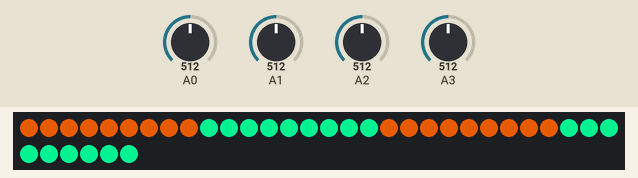
A sketch run on a simulated Arduino Leonardo, built with avr-gcc and run on an emulated ATmega32U4. Parts: 36 RGB LEDs in strip order, left to right, continuing on the next row. The inputs (shaded band) are chosen by the test bench; at power-on: A0 = 512, A1 = 512, A2 = 512, A3 = 512. Dim RGB values are drawn brighter than linear; USB keyboard and mouse output is not drawn.

Above: at 5.4 s.
5.5 s: A0 set to 30
At 6.1 s:
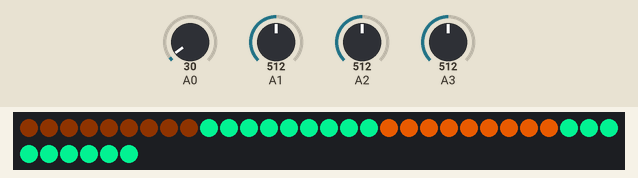
7.1 s: A1 set to 30
At 8.4 s:
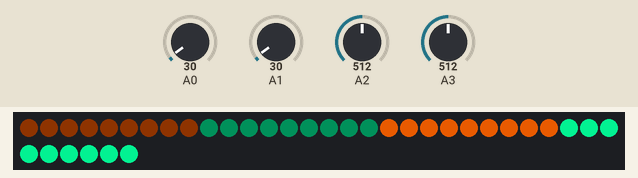
8.7 s: A2 set to 30
At 9.7 s:
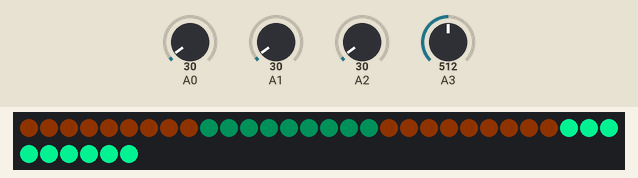
10.3 s: A3 set to 30
At 10.9 s:
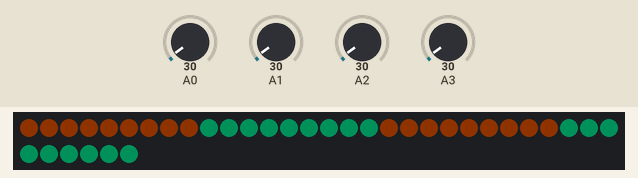
11.9 s: A0 set to 210
At 13.0 s:
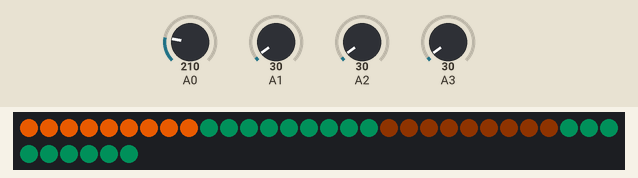
13.4 s: A1 set to 210
At 14.1 s:
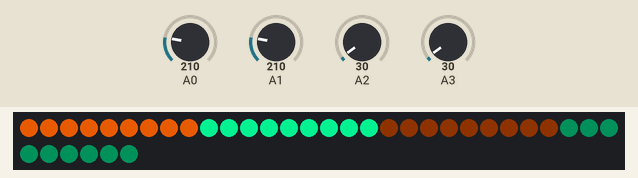
Timing chart, 0 to 15.9 s (numbered marks = the images above; inputs shaded):
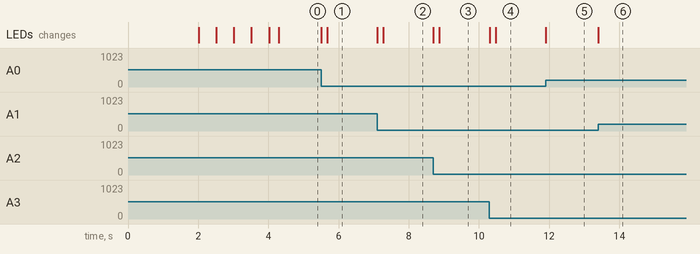

Measured:
- after the input at 7.1 s, the LEDs: first change at once (image 2 shows a later state)
- after the input at 10.3 s, the LEDs: first change at once (image 4 shows a later state)
- after the input at 11.9 s, the LEDs: change at once (image 5)
- after the input at 13.4 s, the LEDs: change at once (image 6)

The sketch:

sketch_ddr.ino
```cpp
/* FSR testing sketch.

Connect one end of FSR to 5V, the other end to Analog 0.
Then connect one end of a 10K resistor from d 0 to ground
Connect LED from pin 11 through a resistor to ground

For more information see www.ladyada.net/learn/sensors/fsr.html */
// #include <Keyboard.h>
#include <FastLED.h>
#include <Keyboard.h>
// int fsrAnalogPin = 0;     // FSR is connected to analog 0
// int LEDpin = 11;          // connect Red LED to pin 11 (PWM pin)
// int fsrReading;           // the analog reading from the FSR resistor divider
// bool keyPressed = false;  // Track key state
// const int pressThreshold = 500;
// const int releaseBuffer = 20;
// int buttonPin = 9;
// bool buttonDown = false;
// CRGB PINK = CRGB(217, 85, 1);
// CRGB BLUE = CRGB(3, 252, 152);
// CRGB PINK = CRGB(217, 85, 1);
// CRGB BLUE = CRGB(3, 252, 152);

#include "DDRPad.h";

#define LED_PIN 6          // Pin where your WS2811 data line is connected
#define NUM_LEDS_PER_PAD 9 // Total number of LEDs in the strip

#define BRIGHTNESS 200
#define COLOR_ORDER GRB // WS2811s typically use GRB

CRGB leds[NUM_LEDS_PER_PAD * 4];

DDRPad<NUM_LEDS_PER_PAD, LED_PIN> pad(leds);

void setup(void)
{
  pinMode(3, INPUT_PULLUP);
  Serial.begin(9600);
  pad.Begin();
  Keyboard.begin();

  pinMode(A0, INPUT_PULLUP);
  pinMode(A1, INPUT_PULLUP);
  pinMode(A2, INPUT_PULLUP);
  pinMode(A3, INPUT_PULLUP);
}

void loop(void)
{
  int buttonPress1 = analogRead(A0);
  int buttonPress2 = analogRead(A1);
  int buttonPress3 = analogRead(A2);
  int buttonPress4 = analogRead(A3);

  pad.right.loop(buttonPress1);
  pad.down.loop(buttonPress2);
  pad.left.loop(buttonPress3);
  pad.up.loop(buttonPress4);
  // Serial.println("Reading All:");
  // Serial.println("=========");
  // Serial.println(buttonPress1);
  // Serial.println(buttonPress2);
  // Serial.println(buttonPress3);
  // Serial.println(buttonPress4);
  // Serial.println("=========");
  // Serial.println("");

  // delay(50);
}

// void bootSequence(void) {
//   for (int i = 0; i < NUM_LEDS; i++) {
//     leds[i] = BLUE;
//   }
//   FastLED.setBrightness(0);
//   FastLED.show();

//   for (int i = 0; i < 150; i++) {
//     FastLED.setBrightness(i);
//     FastLED.show();
//     delay(5);
//   }

//   for (int i = 0; i < 150; i++) {
//     FastLED.setBrightness(149 - i);
//     FastLED.show();
//     delay(1);
//   }

//   delay(5000);
// for (int i = 0; i <= 4; i++) {
//   for (int j = i * 9; j < i * 9 + 9; j++) {
//     leds[j] = BLUE;  //i % 0 == 0 ? BLUE : PINK;
//   }
//   FastLED.show();
//   delay(1000);
// }

// for (uint8_t fade = 0; fade <= 255; fade++) {
//   for (int i = 0; i <= 4; i++) {
//     for (int j = i * 9; j < i * 9 + 9; j++) {
//       leds[j] = blend(leds[j], CRGB::Black, fade);
//     }
//   }

//   FastLED.show();
//   delay(20);
// }

// for (uint8_t fade2 = 0; fade2 <= 255; fade2++) {
//   for (int i = 0; i < 4; i++) {
//     for (int j = i * 9; j < i * 9 + 9; j++) {
//       leds[j] = CRGB::Black;
//       leds[j] = blend(leds[j], BLUE, fade2);
//     }
//   }

//   FastLED.show();
//   delay(20);
// }
// FastLED.setBrightness(150);

// FastLED.clear();
// FastLED.show();
// }
```

DDRPad.cpp
```cpp
#include "DDRPad.h"
#include <FastLED.h>

// DDRPad::DDRPad(CRGB* leds) {
// }

// DDRPad::Test
```

DDRPad.h
```cpp
#include <FastLED.h>
#include <Keyboard.h>
#ifndef DDRPad_h
#define DDRPad_h

#define PINK CRGB(217, 85, 1)
#define BLUE CRGB(3, 252, 152)

enum Panel
{
    Right,
    Down,
    Left,
    Up
};

template <int NUM_LEDS_PER_PANEL>
class DDRPanel
{
public:
    DDRPanel() {}
    DDRPanel(CRGB *leds, Panel panel)
    {
        this->mLeds = leds;
        this->mPanel = panel;
        this->setKey(panel);

        int skip = NUM_LEDS_PER_PANEL * panel;
        for (int i = 0; i < NUM_LEDS_PER_PANEL; i++)
        {
            mLoopRange[i] = i + skip;
        }

        this->mColor = (panel % 2) == 0 ? PINK : BLUE;
    }

    void loop(int forceValue)
    {
        unsigned long now = millis();

        if (this->mOn)
        {
            if (this->shouldTurnOff(forceValue))
            {
                this->releaseKey();
                this->beginDelluminate();
            }
            else
            {
                return;
            }
        }
        else
        {
            if (this->shouldTurnOn(forceValue))
            {
                this->pressKey();
                this->mOn = true;
                this->mDelluminating = false;
                this->mCurrentBrightness = 255;
                this->illunimate();
                return;
            }
            else
            {
                if (!this->mDelluminating)
                {
                    return;
                }
            }
        }

        if (this->mDelluminating)
        {
            if (now - this->mLastFadeTime >= this->mFadeIntervalMs)
            {
                this->mLastFadeTime = now;
                this->mCurrentBrightness -= this->mFadeStep;

                if (this->mCurrentBrightness < this->mMinBrightness)
                {
                    this->mDelluminating = false;
                    this->mCurrentBrightness = this->mMinBrightness;
                }

                this->delluminate();
            }
        }
    }

    void beginDelluminate(void)
    {
        this->mDelluminating = true;
        this->mOn = false;
    }

    void illunimate(void)
    {
        for (int i = 0; i < NUM_LEDS_PER_PANEL; i++)
        {
            this->mLeds[mLoopRange[i]] = this->mColor;
        }
        FastLED.show();
    }

    void delluminate(void)
    {
        CRGB dimColor = this->mColor;
        dimColor.nscale8(this->mCurrentBrightness);

        for (int i = 0; i < NUM_LEDS_PER_PANEL; i++)
        {
            this->mLeds[mLoopRange[i]] = dimColor;
        }
        FastLED.show();
    }

    void setPanelColor(CRGB color)
    {
        for (int i = 0; i < NUM_LEDS_PER_PANEL; i++)
        {
            this->mLeds[mLoopRange[i]] = color;
        }
        FastLED.show();
    }

    void turnOff(void)
    {
        CRGB dimColor = this->mColor;
        for (int i = 0; i < NUM_LEDS_PER_PANEL; i++)
        {
            this->mLeds[mLoopRange[i]] = dimColor.nscale8(0);
        }
        FastLED.show();
    }

    void initiate(void)
    {
        CRGB dimColor = this->mColor;
        for (int i = 1; i <= 8; i++)
        {
            uint8_t scaled = map(i, 0, 8, 255, this->mMinBrightness);
            CRGB dimColor = this->mColor;
            dimColor.nscale8(scaled); // Scale color intensity
            setPanelColor(dimColor);
            delay(25);
        }
    }

    int getMinBrightness() const
    {
        return this->mMinBrightness;
    }

    CRGB getPanelColor(void)
    {
        return this->mColor;
    }

    bool shouldTurnOn(int forceValue)
    {
        return forceValue > this->mPressThreshold;
    }

    bool shouldTurnOff(int forceValue)
    {
        return forceValue < (this->mPressThreshold - this->mReleaseBuffer);
    }

    void pressKey(void)
    {
        Keyboard.press(this->mKey);
    }

    void releaseKey(void)
    {
        Keyboard.release(this->mKey);
    }

    void setKey(Panel panel)
    {
        switch (panel)
        {
        case Panel::Down:
            this->mKey = KEY_DOWN_ARROW;
            break;
        case Panel::Left:
            this->mKey = KEY_LEFT_ARROW;
            break;
        case Panel::Right:
            this->mKey = KEY_RIGHT_ARROW;
            break;
        case Panel::Up:
            this->mKey = KEY_UP_ARROW;
            break;
        }
    }

private:
    CRGB *mLeds;
    //
    int mLoopRange[NUM_LEDS_PER_PANEL];
    bool mDelluminating = false;
    int mMinBrightness = 20;
    int mCurrentBrightness = 20;
    bool mOn = false;

    unsigned long mLastFadeTime = 0;
    int mFadeIntervalMs = 25;
    int mFadeStep = 30;
    CRGB mColor;

    int mPressThreshold = 200;
    int mReleaseBuffer = 20;
    Panel mPanel;
    int mKey;
};

template <int NUM_LEDS_PER_PANEL, int LED_DATA_PIN>
class DDRPad
{
public:
    DDRPanel<NUM_LEDS_PER_PANEL> up, right, down, left;
    DDRPanel<NUM_LEDS_PER_PANEL> *panels[4];

    DDRPad(CRGB *leds)
    {
        this->right = DDRPanel<NUM_LEDS_PER_PANEL>(leds, Panel::Right);
        this->down = DDRPanel<NUM_LEDS_PER_PANEL>(leds, Panel::Down);
        this->left = DDRPanel<NUM_LEDS_PER_PANEL>(leds, Panel::Left);
        this->up = DDRPanel<NUM_LEDS_PER_PANEL>(leds, Panel::Up);
        this->mLeds = leds;

        panels[0] = &right;
        panels[1] = &down;
        panels[2] = &left;
        panels[3] = &up;
    }

    void Begin(void)
    {
        FastLED.addLeds<WS2811, LED_DATA_PIN, GRB>(this->mLeds, NUM_LEDS_PER_PANEL * 4);
        FastLED.setBrightness(215);
        this->bootSequence();
    }

    void bootSequence(void)
    {
        // Turn all off first
        for (int i = 0; i < 4; i++)
        {
            panels[i]->turnOff();
            delay(500);
        }

        for (int i = 0; i < 4; i++)
        {
            panels[i]->illunimate();
            delay(500);
        }

        // Illuminate all at once
        for (int step = 1; step <= 8; step++)
        {
            uint8_t scaled = map(step, 0, 8, 255, panels[0]->getMinBrightness()); // All panels have same min
            for (int i = 0; i < 4; i++)
            {
                CRGB color = panels[i]->getPanelColor();
                color.nscale8(scaled);
                panels[i]->setPanelColor(color);
            }
            delay(25);
        }
    }

private:
    CRGB *mLeds;
};

#endif
```
